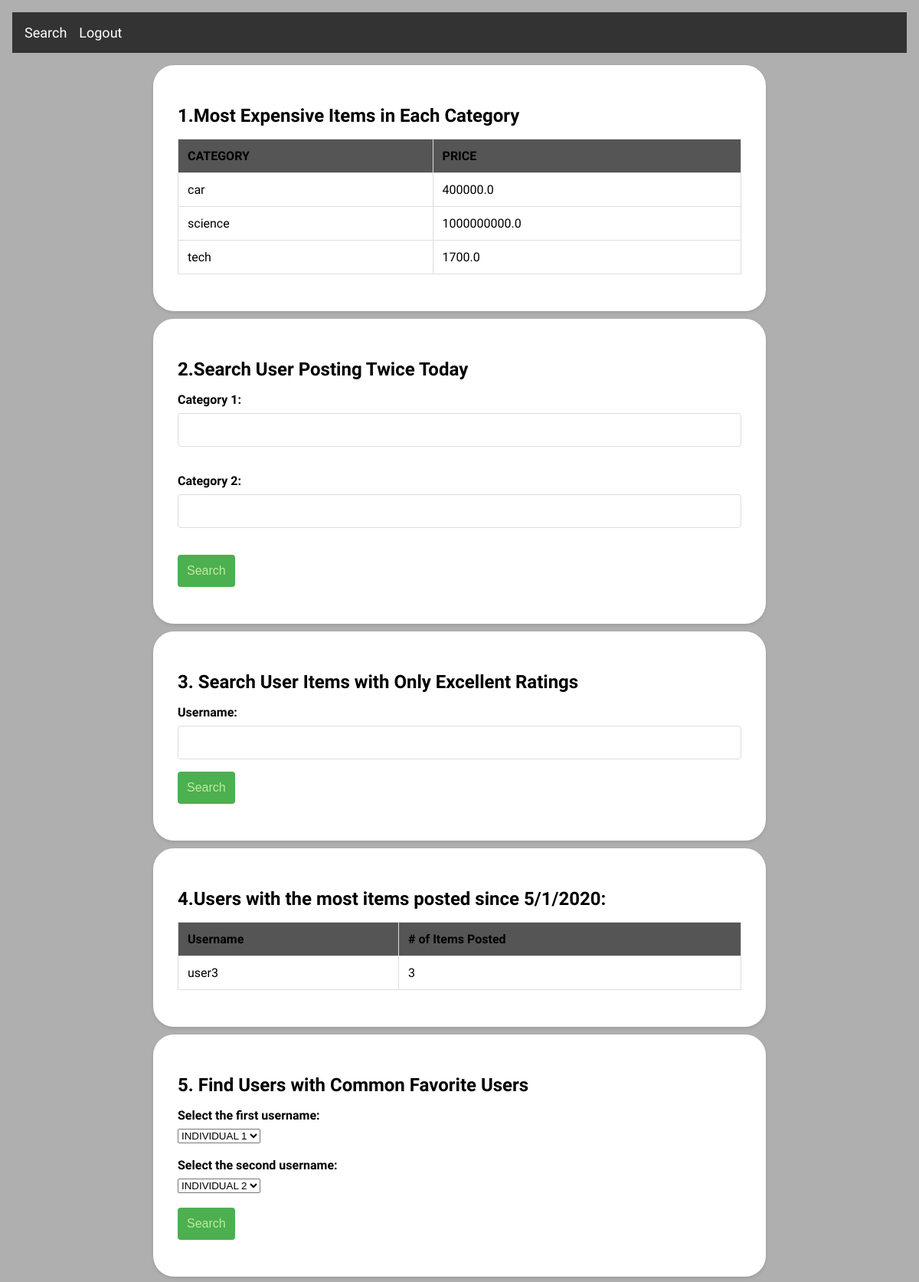
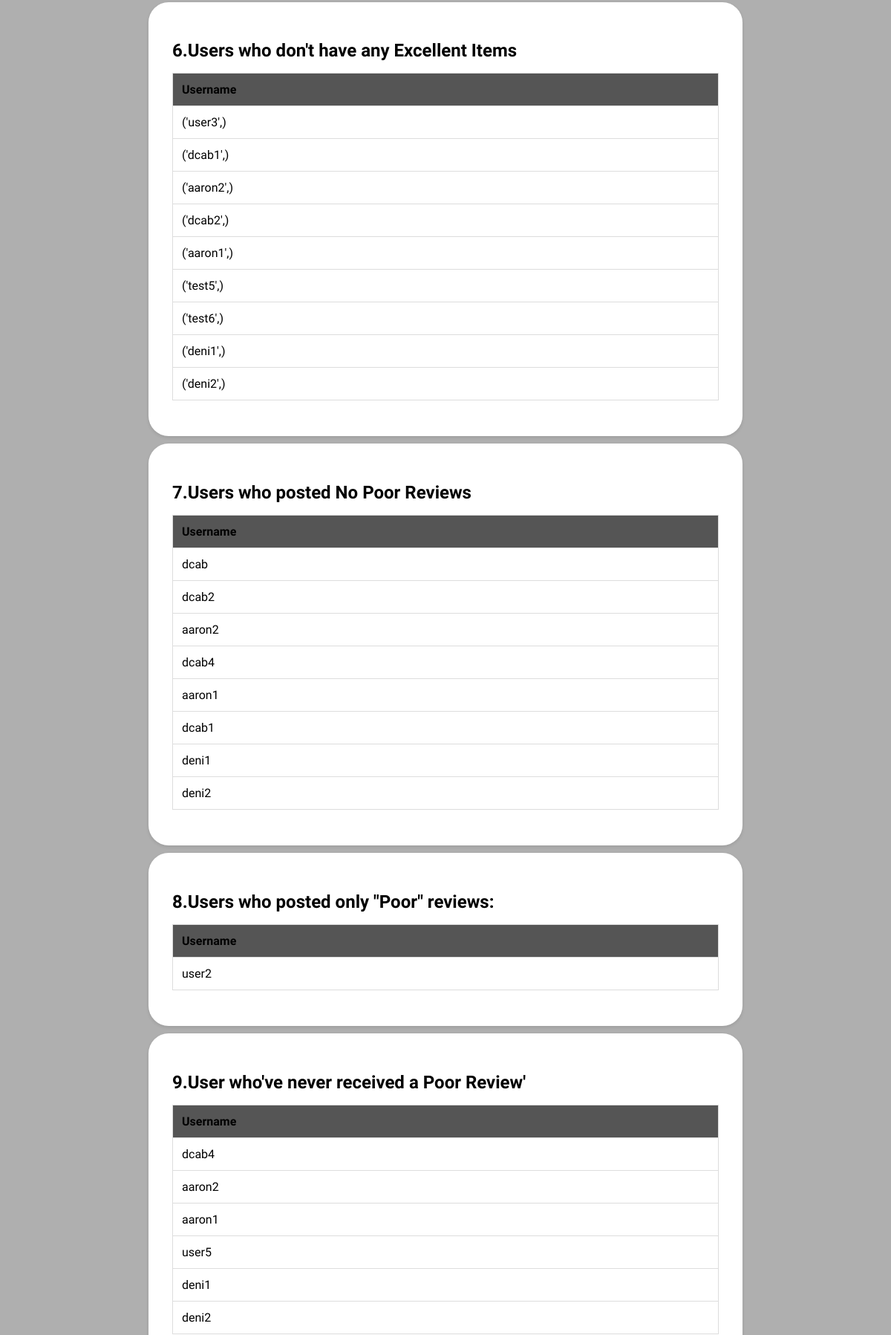
/marketplace (upper part), run on the app's committed database (2 pictures, top to bottom).
### tables this page shows
CREATE TABLE items (
                        id INTEGER PRIMARY KEY AUTOINCREMENT,
                        username TEXT,
                        title TEXT,
                        description TEXT,
                        category TEXT,
                        price REAL,
                        date TEXT
                        );

CREATE TABLE reviews (
                    id INTEGER PRIMARY KEY AUTOINCREMENT,
                    username TEXT,
                    item_id INTEGER,
                    rating TEXT,
                    description TEXT,
                    date TEXT
                    );

### app.py (the view)
@app.route('/marketplace', methods = ['GET', 'POST'])
def marketplace():
        with sqlite3.connect(db_path) as conn:
            c = conn.cursor()
            c.execute('SELECT * FROM items')
            items = c.fetchall()
        c.execute('SELECT *, MAX(price) as max_prices FROM items GROUP by category')
        max_prices = c.fetchall()
        category1 = request.args.get('category1')
        category2 = request.args.get('category2')
        c.execute('SELECT DISTINCT username FROM items WHERE category=? OR category=? GROUP BY username HAVING COUNT(DISTINCT category) = 2', (category1, category2))
        users = c.fetchall()
        username = request.args.get('username')
        c.execute('SELECT i.id, i.username, i.title, i.description, i.category, i.price, r.rating, r.date FROM items i JOIN reviews r ON i.id = r.item_id WHERE i.username=? AND r.rating IN ("Excellent", "Great") GROUP BY i.id HAVING COUNT(*) = SUM(CASE WHEN r.rating IN ("Excellent", "Great") THEN 1 ELSE 0 END)', (username,))
        items = c.fetchall()
        if items:
            html = '<table>'
            html += '<tr><th>Title</th><th>Description</th><th>Category</th><th>Price</th><th>Rating</th><th>Review Date</th></tr>'
            for item in items:
                html += '<tr>'
                html += '<td>' + item[2] + '</td>'
                html += '<td>' + item[3] + '</td>'
                html += '<td>' + item[4] + '</td>'
                html += '<td>$' + str(item[5]) + '</td>'
                html += '<td>' + item[6] + '</td>'
                html += '<td>' + item[7] + '</td>'
                html += '</tr>'
            html += '</table>'
        else:
            html = 'No items found'
        c.execute('''
                    SELECT username, COUNT(*) as num_items
                    FROM items
                    WHERE date >= "2020-05-01"
                    GROUP BY username
                    HAVING num_items = (
                        SELECT COUNT(*)
                        FROM items
                        WHERE date >= "2020-05-01"
                        GROUP BY username
                        ORDER BY COUNT(*) DESC
                        LIMIT 1
            )
    ''')
        top_users = c.fetchall()
        c.execute('SELECT DISTINCT username FROM favorites')
        usernames = c.fetchall()
        if request.method == 'POST':
            username1 = request.form['username1']
            username2 = request.form['username2']
            c.execute('''SELECT DISTINCT favorite_user FROM favorites WHERE username=? AND favorite_user IN
                        (SELECT favorite_user FROM favorites WHERE username=?)''', (username1, username2))
            common_favorites = c.fetchall()
        else:
            common_favorites = None
        c.execute('''
            SELECT DISTINCT items.username
            FROM items
            LEFT JOIN (
                SELECT item_id
                FROM reviews
                WHERE rating = 'Excellent'
                GROUP BY item_id
                HAVING COUNT(*) >= 3
            ) e ON items.id = e.item_id
            LEFT JOIN reviews r ON items.id = r.item_id
            WHERE e.item_id IS NULL OR r.rating != 'Excellent';
        ''')
        excellent_users = c.fetchall()
        c.execute('''
            SELECT DISTINCT username
            FROM reviews
            WHERE username NOT IN (
                SELECT DISTINCT username
                FROM reviews
                WHERE rating = "Poor"
            )
        ''')
        users2= c.fetchall()
        c.execute('''SELECT DISTINCT username
                    FROM reviews
                    WHERE username NOT IN (
                        SELECT DISTINCT username
                        FROM reviews
                        WHERE rating != "Poor"
                        AND username IN (
                            SELECT DISTINCT username
                            FROM reviews
                            WHERE rating != "Poor"
                        )
                    )''')
        poor_review_users = c.fetchall()
        c.execute('''
            WITH poor_review_users AS (
                SELECT DISTINCT i.username
                FROM items i
                JOIN reviews r ON i.id = r.item_id
                WHERE r.rating = "Poor"
            )
            SELECT DISTINCT i.username
            FROM items i
            WHERE i.username NOT IN (SELECT username FROM poor_review_users)
        ''')
        good_item_users = c.fetchall()
        c.execute('''SELECT i1.username as user1, i2.username as user2
                    FROM items i1
                    INNER JOIN reviews r1 ON i1.id = r1.item_id AND r1.rating = 'Excellent'
                    INNER JOIN items i2 ON i2.username = r1.username AND i1.id != i2.id
                    INNER JOIN reviews r2 ON i2.id = r2.item_id AND r2.username = i1.username
                    WHERE NOT EXISTS (
                        SELECT 1
                        FROM reviews r3
                        WHERE r3.username = i1.username AND r3.item_id = i2.id AND r3.rating != 'Excellent'
                        OR r3.username = i2.username AND r3.item_id = i1.id AND r3.rating != 'Excellent'
                    )''')
        excellent_review_pairs = [list(sorted(x)) for x in c.fetchall()]
        ret = [pair for i, pair in enumerate(excellent_review_pairs) if pair not in excellent_review_pairs[:i]]
        return render_template('marketplace.html', item_results=items, max_prices=max_prices, users=users, users2=users2, items=items, top_users=top_users, excellent_users=excellent_users, poor_review_users=poor_review_users, good_item_users=good_item_users, excellent_review_pairs=ret, common_favorites=common_favorites, usernames=usernames, )

### templates/marketplace.html (shortened to what this page needs)
<html lang="en">
  <head>
    <link
      rel="stylesheet"
      type="text/css"
      href="{{ url_for('static', filename='marketplace.css') }}"
    />
  </head>
  <body>
    <nav class="active">
      <ul>
        <li><a href="{{ url_for('searchbar') }}">Search</a></li>
        <li><a href="{{ url_for('handle_signin') }}">Logout</a></li>
      </ul>
    </nav>
    <section class="expensive-items-section">
      <h2>1.Most Expensive Items in Each Category</h2>
      <table id="item-results">
        <thead>
          <tr>
            <th>CATEGORY</th>
            <th>PRICE</th>
          </tr>
        </thead>
        <tbody>
          {% if max_prices %} {% for result in max_prices %}
          <tr>
            <td>{{ result[4] }}</td>
            <td>{{ result[5] }}</td>
          </tr>
          {% endfor %} {% else %}
          <tr>
            <td colspan="2">No results found.</td>
          </tr>
          {% endif %}
        </tbody>
      </table>
    </section>
    <section class="user-twice">
      <h2>2.Search User Posting Twice Today</h2>
      <form method="get" action="{{ url_for('marketplace') }}">
        <label for="category1">Category 1:</label>
        <input type="text" name="category1" id="category1" /><br /><br />
        <label for="category2">Category 2:</label>
        <input type="text" name="category2" id="category2" /><br /><br />
        <input type="submit" value="Search" />
      </form>
    </section>
    <section class="user-rating">
      <h2>3. Search User Items with Only Excellent Ratings</h2>
      <form method="get" action="{{ url_for('marketplace') }}">
        <label for="username">Username:</label>
        <input type="text" id="username" name="username" />
        <input type="submit" value="Search" />
      </form>
    </section>
    <section class="user-most-items">
      {% if top_users %}
      <h2>4.Users with the most items posted since 5/1/2020:</h2>
      <table>
        <thead>
          <tr>
            <th>Username</th>
            <th># of Items Posted</th>
          </tr>
        </thead>
        <tbody>
          {% for user in top_users %}
          <tr>
            <td>{{ user[0] }}</td>
            <td>{{ user[1] }}</td>
          </tr>
          {% endfor %}
        </tbody>
      </table>
      {% endif %}
    </section>
    <section class="common-favorites-section">
      <h2>5. Find Users with Common Favorite Users</h2>
      <form method="post" action="{{ url_for('marketplace') }}">
        <label for="username1">Select the first username:</label>
        <select name="username1" id="username1">
          <option value="" disabled selected hidden>INDIVIDUAL 1</option>
        </select>
        <br /><br />
        <label for="username2">Select the second username:</label>
        <select name="username2" id="username2">
          <option value="" disabled selected hidden>INDIVIDUAL 2</option>
        </select>
        <br /><br />
        <input type="submit" value="Search" />
      </form>
    </section>
    <section class="user-noexcellent">
      <h2>6.Users who don't have any Excellent Items</h2>
      <table>
        <thead>
          <tr>
            <th>Username</th>
          </tr>
        </thead>
        <tbody>
          {% for user in excellent_users %}
          <tr>
            <td>{{ user }}</td>
          </tr>
          {% endfor %}
        </tbody>
      </table>
    </section>
    <section class="user-nopoor">
      <h2>7.Users who posted No Poor Reviews</h2>
      <table>
        <thead>
          <tr>
            <th>Username</th>
          </tr>
        </thead>
        <tbody>
          {% for user in users2 %}
          <tr>
            <td>{{ user[0] }}</td>
          </tr>
          {% endfor %}
        </tbody>
      </table>
    </section>
    <section class="user-poor-reviews">
      {% if poor_review_users %}
      <h2>8.Users who posted only "Poor" reviews:</h2>
      <table>
        <thead>
          <tr>
            <th>Username</th>
          </tr>
        </thead>
        <tbody>
          {% for user in poor_review_users %}
          <tr>
            <td>{{ user[0] }}</td>
          </tr>
          {% endfor %}
        </tbody>
      </table>
      {% endif %}
    </section>
    <section class="good-item-users">
      <h2>9.User who've never received a Poor Review'</h2>
      <table>
        <thead>
          <tr>
            <th>Username</th>
          </tr>
        </thead>
        <tbody>
          {% for user in good_item_users %}
          <tr>
            <td>{{ user[0] }}</td>
          </tr>
          {% endfor %}
        </tbody>
      </table>
    </section>
  </body>
</html>

### static/marketplace.css (style rules this page uses)
:root { --background-main: #afafaf; --background-header: #333; --background-button: #555; --background-error: #f8d7da; --background-submit: #dff0d8; --submit-border: #c1eb9e; --submit-color: #4caf50; --form-border: #ccc; --error-border: #f5c6cb; --error-color: #721c24; --text-color: #fff; }
* { box-sizing: border-box; }
body { font-family: "Muli", sans-serif; margin: 0; padding: 0; background-color: var(--background-main); }
h2 { font-weight: bold; font-size: 24px; margin-bottom: 16px; }
table { width: 100%; border-collapse: collapse; border-spacing: 0; margin: 16px 0; }
table th, table td { padding: 12px; text-align: left; font-size: 16px; border: 1px solid #ddd; }
table th { background-color: var(--background-button); font-weight: bold; }
section { max-width: 800px; margin: 10px auto 10px; padding: 32px; background-color: #fff; border-radius: 27px; box-shadow: 0 2px 4px rgba(0, 0, 0, 0.1); }
nav { background-color: var(--background-header); color: #fff; display: flex; justify-content: space-between; align-items: center; padding: 16px; margin: 1rem; }
nav ul { display: flex; list-style: none; margin: 0; padding: 0; }
nav ul li { margin-right: 16px; }
nav ul li:last-child { margin-right: 0; }
nav ul li a { color: #fff; text-decoration: none; font-size: 18px; transition: color 0.3s; }
label { display: block; font-weight: bold; margin-bottom: 8px; }
input[type="text"] { width: 100%; padding: 12px; font-size: 16px; margin-bottom: 16px; border: 1px solid #ddd; border-radius: 4px; transition: border-color 0.3s; }
input[type="submit"] { background-color: var(--submit-color); color: var(--submit-border); padding: 12px; font-size: 16px; border: none; border-radius: 4px; cursor: pointer; transition: background-color 0.3s; }

### data on the page
items: category "car", price "400000.0"
items: category "science", price "1000000000.0"
items: category "tech", price "1700.0"
reviews: username "user2"

### other printed values
{{ user[0] }} "user3"
{{ user[1] }} "3"
{{ user }} "('user3',)" "('dcab1',)" "('aaron2',)" "('dcab2',)" "('aaron1',)" "('test5',)" "('test6',)" "('deni1',)" "('deni2',)"
{{ user[0] }} "dcab" "dcab2" "aaron2" "dcab4" "aaron1" "dcab1" "deni1" "deni2"
{{ user[0] }} "dcab4" "aaron2" "aaron1" "user5" "deni1" "deni2"
